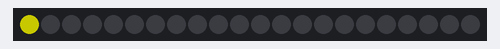
Recording of a sketch running on a simulated Arduino Uno, built with avr-gcc and run on an emulated ATmega328P. Shown: 22 RGB LEDs in strip order, left to right. Dim RGB values are drawn brighter than linear.

Above: at 0.01 s.
At 0.75 s:
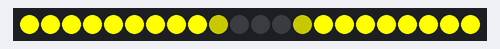
At 39.94 s:
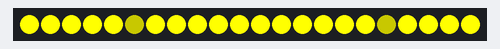

The sketch:

paal.ino
```cpp
#include <Adafruit_NeoPixel.h>
#ifdef __AVR__
  #include <avr/power.h>
#endif

#define PIN            6
#define NUMPIXELS      22

float r = 1;
float g = 1;
float b = 0;

Adafruit_NeoPixel pixels = Adafruit_NeoPixel(NUMPIXELS, PIN, NEO_GRB + NEO_KHZ800);

int delayval = 500; // delay for half a second

void setup() {
  // This is for Trinket 5V 16MHz, you can remove these three lines if you are not using a Trinket
#if defined (__AVR_ATtiny85__)
  if (F_CPU == 16000000) clock_prescale_set(clock_div_1);
#endif
  // End of trinket special code

  pixels.begin();
}

void loop() {
  for(int i=0;i<12;i++){
    pixels.setPixelColor(i, pixels.Color(100 * r,100 * g,100 * b));
    pixels.setPixelColor(NUMPIXELS - i, pixels.Color(100 * r,100 * g,100 * b));
    pixels.show();
    delay(80);
    pixels.setPixelColor(i, pixels.Color(255 * r, 255 * g,255 * b));
    pixels.setPixelColor(NUMPIXELS - i, pixels.Color(255 * r, 255 * g,255 * b));
    pixels.show();
  }
}
```
